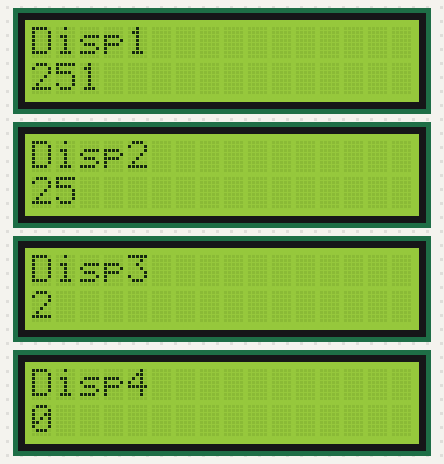
Recording of a sketch running on a simulated Arduino Nano, built with avr-gcc and run on an emulated ATmega328P. On the bench: 4 × 16×2 character LCD.

Above: at 0.4 s.
At 5.22 s:
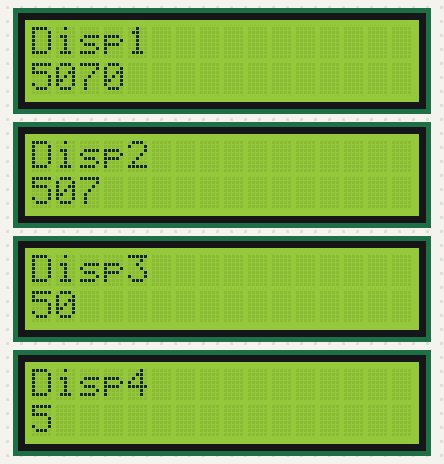
At 10.04 s:
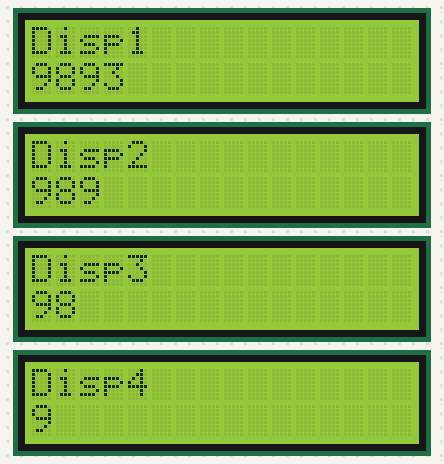
At 20.0 s:
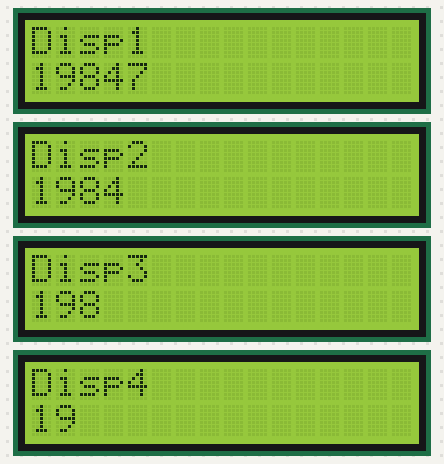
At 29.65 s:
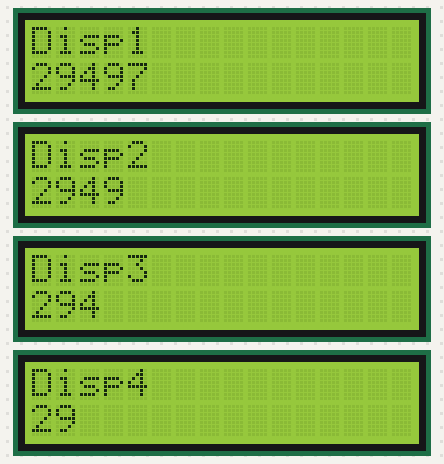
At 39.6 s:
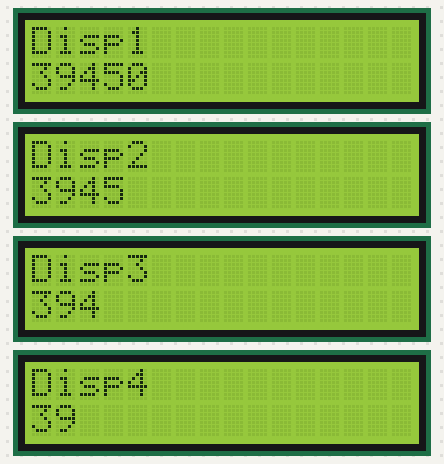

The sketch:

codigo.ino
```cpp
/*
 ***********************************************************************
 *              LIBRERIAS y CONSTANTES
 ***********************************************************************
 */
#include <LiquidCrystal.h>

LiquidCrystal lcd1(12, 11, 10, 9, 8, 7); // LiquidCrystal(rs, enable, d4, d5, d6, d7)
LiquidCrystal lcd2(12, 6, 10, 9, 8, 7);
LiquidCrystal lcd3(12, 5, 10, 9, 8, 7);
LiquidCrystal lcd4(12, 4, 10, 9, 8, 7);
/*
 ***********************************************************************
 *              SETUP CONFIGURACIÓN INICIAL
 ***********************************************************************
 */
void setup() {
  // configura el numero de columnas y filas de cada lcd
  //lcd1.begin(20, 4);
  //lcd1.begin(8, 2);
  lcd1.begin(16, 2);
  lcd2.begin(16, 2);
  lcd3.begin(16, 2);
  lcd4.begin(16, 2);

  // Imprime etiqueta en cada LCD
  lcd1.print("Disp1");
  lcd2.print("Disp2");
  lcd3.print("Disp3");
  lcd4.print("Disp4");
}
/*
 ***********************************************************************
 *              LOOP BUCLE PRINCIPAL
 ***********************************************************************
 */
void loop() {
  // configura el cursor de inicio para la escritura en cada LCD
  lcd1.setCursor(0, 1); // columna 0 fila 2
  lcd2.setCursor(0, 1);
  lcd3.setCursor(0, 1);
  lcd4.setCursor(0, 1);

 // imprime el tiempo desde que arranca el programa
  lcd1.print(millis()/1);
  lcd2.print(millis()/10);
  lcd3.print(millis()/100);
  lcd4.print(millis()/1000);
}
```
